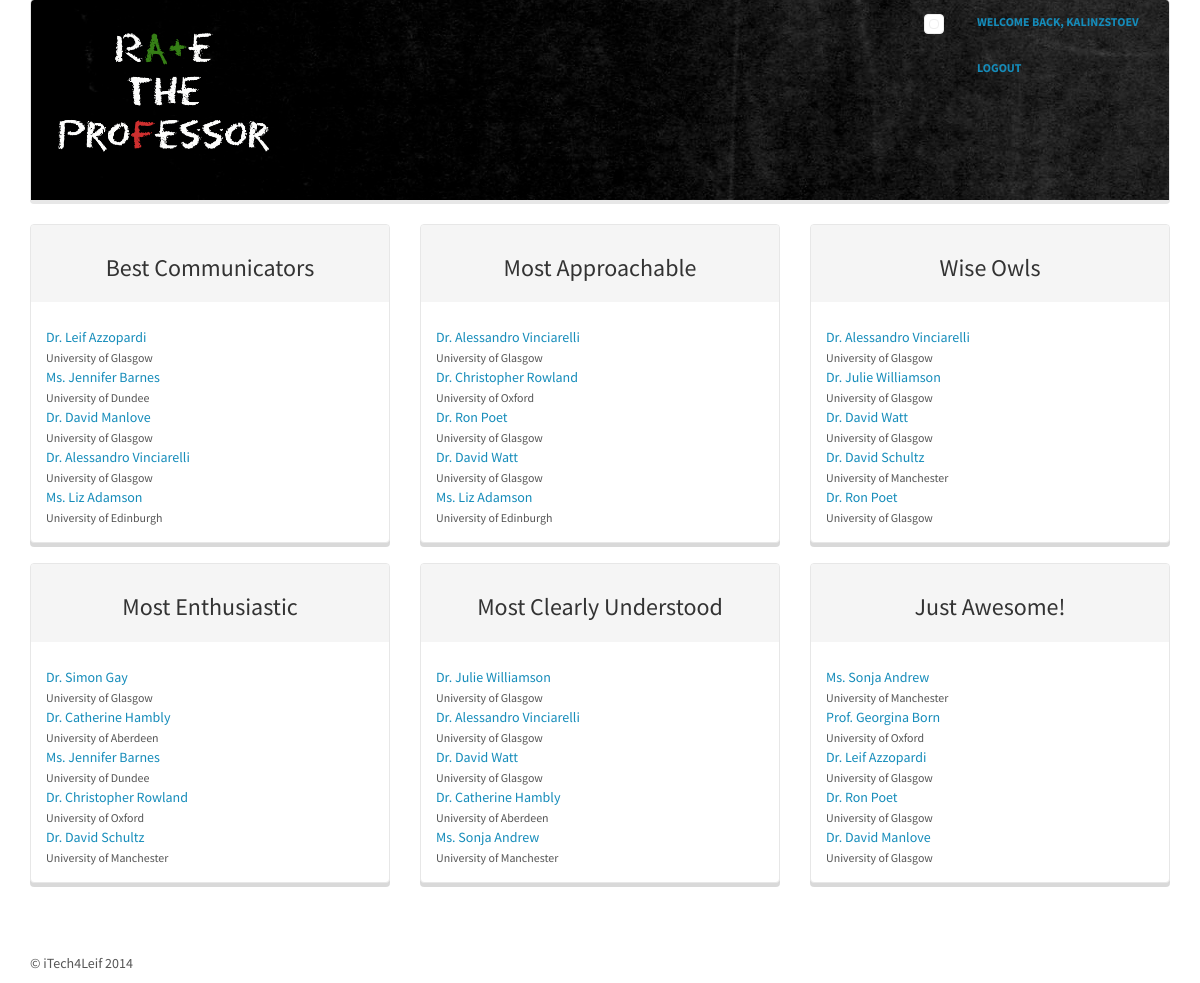
Screenshot of /rate_the_professor/ranking/ (signed in) with the database file from the repository.
### rate_the_professor/models.py (models this page shows, shortened)
class Professor(models.Model):
    title = models.CharField(max_length=64)
    first_name = models.CharField(max_length=256)
    last_name = models.CharField(max_length=256)
    sum_of_communication = models.DecimalField(max_digits=10, decimal_places=1, default=2.5)
    no_of_communication = models.IntegerField(default=1)
    overall_communication = models.DecimalField(max_digits=2, decimal_places=1, default=2.5)
    sum_of_knowledge = models.DecimalField(max_digits=10, decimal_places=1, default=2.5)
    no_of_knowledge = models.IntegerField(default=1)
    overall_knowledge = models.DecimalField(max_digits=2, decimal_places=1, default=2.5)
    sum_of_approachability = models.DecimalField(max_digits=10, decimal_places=1, default=2.5)
    no_of_approachability = models.IntegerField(default=1)
    overall_approachability = models.DecimalField(max_digits=2, decimal_places=1, default=2.5)
    sum_of_enthusiasm = models.DecimalField(max_digits=10, decimal_places=1, default=2.5)
    no_of_enthusiasm = models.IntegerField(default=1)
    overall_enthusiasm = models.DecimalField(max_digits=2, decimal_places=1, default=2.5)
    sum_of_clarity = models.DecimalField(max_digits=10, decimal_places=1, default=2.5)
    no_of_clarity = models.IntegerField(default=1)
    overall_clarity = models.DecimalField(max_digits=2, decimal_places=1, default=2.5)
    sum_of_awesomeness = models.DecimalField(max_digits=10, decimal_places=1, default=2.5)
    no_of_awesomeness = models.IntegerField(default=1)
    overall_awesomeness = models.DecimalField(max_digits=2, decimal_places=1, default=2.5)
    sum_of_ratings = models.DecimalField(max_digits=10, decimal_places=1, default=2.5)
    no_of_ratings = models.IntegerField(default=1)
    overall_rating = models.DecimalField(max_digits=2, decimal_places=1, default=2.5)
    picture = models.ImageField(upload_to='professors', blank=True)
    university = models.ForeignKey(University)
    courses_taught = models.ManyToManyField(Course)
    website_url = models.URLField()
    def _full_name(self):
        return u'%s %s %s ' % (self.title, self.first_name, self.last_name)
    full_name = property(_full_name)

class University(models.Model):
    uni_name = models.CharField(max_length=256, unique=True)
    website_url = models.URLField()
    class Meta:
        verbose_name_plural = "Universities"
    def __unicode__(self):
        return self.uni_name

### rate_the_professor/views.py (the view)
def ranking(request):
    context = RequestContext(request)
    best_communicators = Professor.objects.order_by('-overall_communication')[:5]
    easily_approachable = Professor.objects.order_by('-overall_approachability')[:5]
    wise_owls = Professor.objects.order_by('-overall_knowledge')[:5]
    most_enthusiastic = Professor.objects.order_by('-overall_enthusiasm')[:5]
    best_clarity = Professor.objects.order_by('-overall_clarity')[:5]
    totally_awesome =Professor.objects.order_by('-overall_awesomeness')[:5]
    context_dict = {'best_communicators': best_communicators
        , 'easily_approachable': easily_approachable
        , 'wise_owls': wise_owls
        , 'most_enthusiastic': most_enthusiastic
        , 'best_clarity': best_clarity
        , 'totally_awesome': totally_awesome
    }
    return render_to_response('rate_the_professor/ranking.html', context_dict, context)

### templates/rate_the_professor/ranking.html
{% extends 'rate_the_professor/base.html' %}
{% load static %}
{% block body_block %}
<div class="row">
    <div class="col-md-4">
        <div class="panel panel-default">
            <div class="panel-heading"><h3 class="centered-text">Best Communicators</h3></div>
            <div class="panel-body">
                {% include "rate_the_professor/top_rating.html" with professors=best_communicators%}
            </div>
        </div>
    </div>
    <div class="col-md-4">
        <div class="panel panel-default">
            <div class="panel-heading"><h3 class="centered-text">Most Approachable</h3></div>
            <div class="panel-body">
                {% include "rate_the_professor/top_rating.html" with professors=easily_approachable%}
            </div>
        </div>
    </div>
    <div class="col-md-4">
        <div class="panel panel-default">
            <div class="panel-heading"><h3 class="centered-text">Wise Owls</h3></div>
            <div class="panel-body">
                {% include "rate_the_professor/top_rating.html" with professors=wise_owls %}
            </div>
        </div>
    </div>
</div>
<div class="row">
    <div class="col-md-4">
        <div class="panel panel-default">
            <div class="panel-heading"><h3 class="centered-text">Most Enthusiastic</h3></div>
            <div class="panel-body">
                {% include "rate_the_professor/top_rating.html" with professors=most_enthusiastic%}
            </div>
        </div>
    </div>
    <div class="col-md-4">
        <div class="panel panel-default">
            <div class="panel-heading"><h3 class="centered-text">Most Clearly Understood</h3></div>
            <div class="panel-body">
                {% include "rate_the_professor/top_rating.html" with professors=best_clarity%}
            </div>
        </div>
    </div>
    <div class="col-md-4">
        <div class="panel panel-default">
            <div class="panel-heading"><h3 class="centered-text">Just Awesome!</h3></div>
            <div class="panel-body">
                {% include "rate_the_professor/top_rating.html" with professors=totally_awesome%}
            </div>
        </div>
    </div>
</div>
{% endblock %}

### templates/rate_the_professor/base.html (shortened to what this page needs)
{% load static %}
<!DOCTYPE html>
<html>
<head>
	<link href="{% static 'css/bootstrap.css' %}" rel="stylesheet">
	<link href="{% static 'css/bootstrap.min.css' %}" rel="stylesheet" media="screen">
</head>
<body>
	<div class="container">
		<div class="navbar navbar-default">
			<div class="row">
				<div class="col-md-3">
					<div class="navbar-header">
						<a href="/rate_the_professor/"><img src="{% static 'img/logo.png' %}" class="navbar-brand"></a>
					</div>
				</div>
				{% if user.is_authenticated %}
					<div class="col-md-3 col-md-offset-6">
						<div class="btn-group">
							<a href="/rate_the_professor/user/" class="btn btn-lg btn-link">
								<div class="thumbnail">
									{% if user_profile.picture %}
										<img class= "thumbnail" src="/media/user/{{ user_profile.picture }}">
									{% else %}
										<img class= "thumbnail" src="{% static 'img/profpic.png' %}">
									{% endif %}
								</div>
							</a>
							<a href="/rate_the_professor/user/" class="btn btn-lg btn-link">Welcome back, {{ user.username }}</a>
							<a href="/rate_the_professor/logout/" class="btn btn-lg btn-link">Logout</a>
						</div>
					</div>
				{% endif %}
			</div>
		</div>
		<div id="b">
			{% block body_block %}{% endblock %}
		</div>
		<footer>
			<p>&copy; iTech4Leif 2014</p>
		</footer>
	</div>
</body>
</html>

### templates/rate_the_professor/top_rating.html (shortened to what this page needs)
{% if professors %}
    {% for professor in professors %}
        <div class="row">
            <div class="col-md-6">
                <a href="/rate_the_professor/professor/{{ professor.id }}/">{{ professor.full_name }}</a>
                <br><small>{{ professor.university }}</small>
            </div>
            <div class="col-md-6 big-rating" title="{{ professor.overall_rating }} stars">{{ professor.overall_rating }}</div>
        </div>
    {% endfor %}
{% else %}
    <strong>There are no professors present.</strong>
{% endif %}

### rows the page displays
Professor: full_name "Dr. Leif Azzopardi", university "University of Glasgow"
Professor: full_name "Ms. Jennifer Barnes", university "University of Dundee"
Professor: full_name "Dr. David Manlove", university "University of Glasgow"
Professor: full_name "Dr. Alessandro Vinciarelli", university "University of Glasgow"
Professor: full_name "Ms. Liz Adamson", university "University of Edinburgh"
Professor: full_name "Dr. Christopher Rowland", university "University of Oxford"
Professor: full_name "Dr. Ron Poet", university "University of Glasgow"
Professor: full_name "Dr. David Watt", university "University of Glasgow"
Professor: full_name "Dr. Julie Williamson", university "University of Glasgow"
Professor: full_name "Dr. David Schultz", university "University of Manchester"
Professor: full_name "Dr. Simon Gay", university "University of Glasgow"
Professor: full_name "Dr. Catherine Hambly", university "University of Aberdeen"
Professor: full_name "Ms. Sonja Andrew", university "University of Manchester"
Professor: full_name "Prof. Georgina Born", university "University of Oxford"

### other values shown
{{ user.username }} "KALINZSTOEV"
